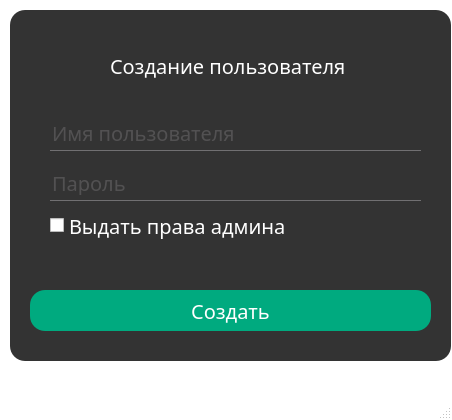
<?xml version="1.0" encoding="UTF-8"?>
<ui version="4.0">
 <class>MainWindow</class>
 <widget class="QMainWindow" name="MainWindow">
  <property name="geometry">
   <rect>
    <x>0</x>
    <y>0</y>
    <width>452</width>
    <height>420</height>
   </rect>
  </property>
  <property name="windowTitle">
   <string>MainWindow</string>
  </property>
  <property name="styleSheet">
   <string notr="true">*{
	font-family: century gothic;
	font-size: 20px;
}
#exitButton{
	/*background-color: red;*/
	border-radius: 15px;
	background-size: 5px;
}
QMainWindow{
	background-color: transparent;
}
#passwordText{
	type: password;
}
QFrame{
	background: #333;
	border-radius: 15px;
}
QPushButton{
	border-radius: 15px;
	background: rgb(0, 170, 127);
	color: white;
}
QPushButton:hover{
	background: #333;
	color:  rgb(0, 170, 127);
}
#toolButton{
	border-radius: 60px;
	background:  rgb(0, 170, 127);
}
QLabel{
	color: white;
}
QLineEdit{
	padding-bottom: 5px;
	background: transparent;
	border: none;
	color: #717072;
	border-bottom: 1px solid #717072;
}</string>
  </property>
  <widget class="QWidget" name="centralwidget">
   <widget class="QFrame" name="frame">
    <property name="geometry">
     <rect>
      <x>10</x>
      <y>10</y>
      <width>441</width>
      <height>351</height>
     </rect>
    </property>
    <property name="frameShape">
     <enum>QFrame::StyledPanel</enum>
    </property>
    <property name="frameShadow">
     <enum>QFrame::Raised</enum>
    </property>
    <widget class="QLabel" name="label">
     <property name="geometry">
      <rect>
       <x>100</x>
       <y>30</y>
       <width>251</width>
       <height>51</height>
      </rect>
     </property>
     <property name="text">
      <string>Создание пользователя</string>
     </property>
    </widget>
    <widget class="QPushButton" name="createButton">
     <property name="geometry">
      <rect>
       <x>20</x>
       <y>280</y>
       <width>401</width>
       <height>41</height>
      </rect>
     </property>
     <property name="text">
      <string>Создать</string>
     </property>
    </widget>
    <widget class="QLineEdit" name="usernameText">
     <property name="geometry">
      <rect>
       <x>40</x>
       <y>110</y>
       <width>371</width>
       <height>31</height>
      </rect>
     </property>
     <property name="text">
      <string/>
     </property>
     <property name="placeholderText">
      <string>Имя пользователя</string>
     </property>
    </widget>
    <widget class="QLineEdit" name="passwordText">
     <property name="geometry">
      <rect>
       <x>40</x>
       <y>160</y>
       <width>371</width>
       <height>31</height>
      </rect>
     </property>
     <property name="inputMask">
      <string/>
     </property>
     <property name="text">
      <string/>
     </property>
     <property name="echoMode">
      <enum>QLineEdit::Password</enum>
     </property>
     <property name="placeholderText">
      <string>Пароль</string>
     </property>
    </widget>
    <widget class="QToolButton" name="exitButton">
     <property name="geometry">
      <rect>
       <x>390</x>
       <y>20</y>
       <width>41</width>
       <height>31</height>
      </rect>
     </property>
     <property name="text">
      <string/>
     </property>
     <property name="icon">
      <iconset>
       <normaloff>cross.png</normaloff>cross.png</iconset>
     </property>
     <property name="shortcut">
      <string/>
     </property>
     <property name="autoRepeatDelay">
      <number>300</number>
     </property>
    </widget>
    <widget class="QCheckBox" name="issueAdminRights">
     <property name="geometry">
      <rect>
       <x>40</x>
       <y>200</y>
       <width>361</width>
       <height>31</height>
      </rect>
     </property>
     <property name="styleSheet">
      <string notr="true">color: white;</string>
     </property>
     <property name="text">
      <string>Выдать права админа</string>
     </property>
    </widget>
   </widget>
  </widget>
  <widget class="QMenuBar" name="menubar">
   <property name="geometry">
    <rect>
     <x>0</x>
     <y>0</y>
     <width>452</width>
     <height>29</height>
    </rect>
   </property>
  </widget>
  <widget class="QStatusBar" name="statusbar"/>
 </widget>
 <resources/>
 <connections/>
</ui>
